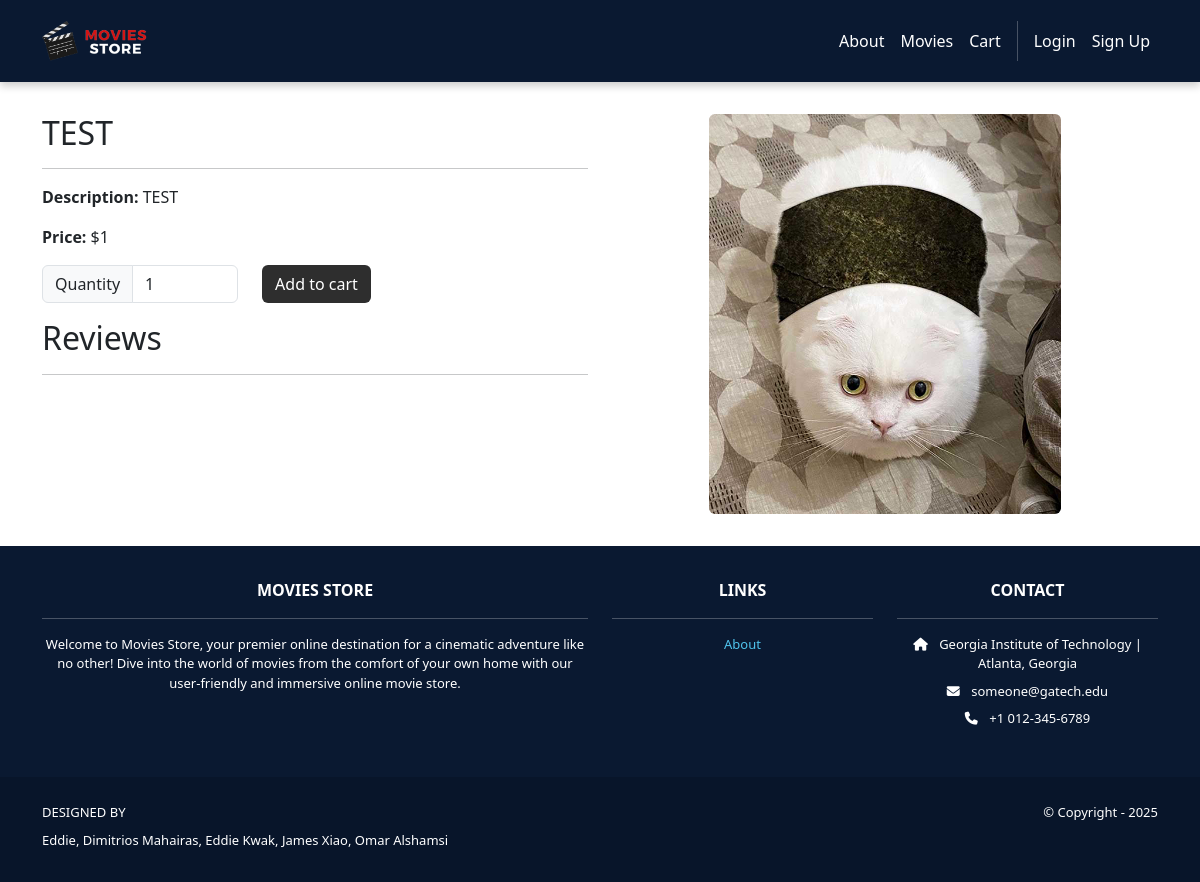
/movies/2/, run on an earlier commit of the app's database.
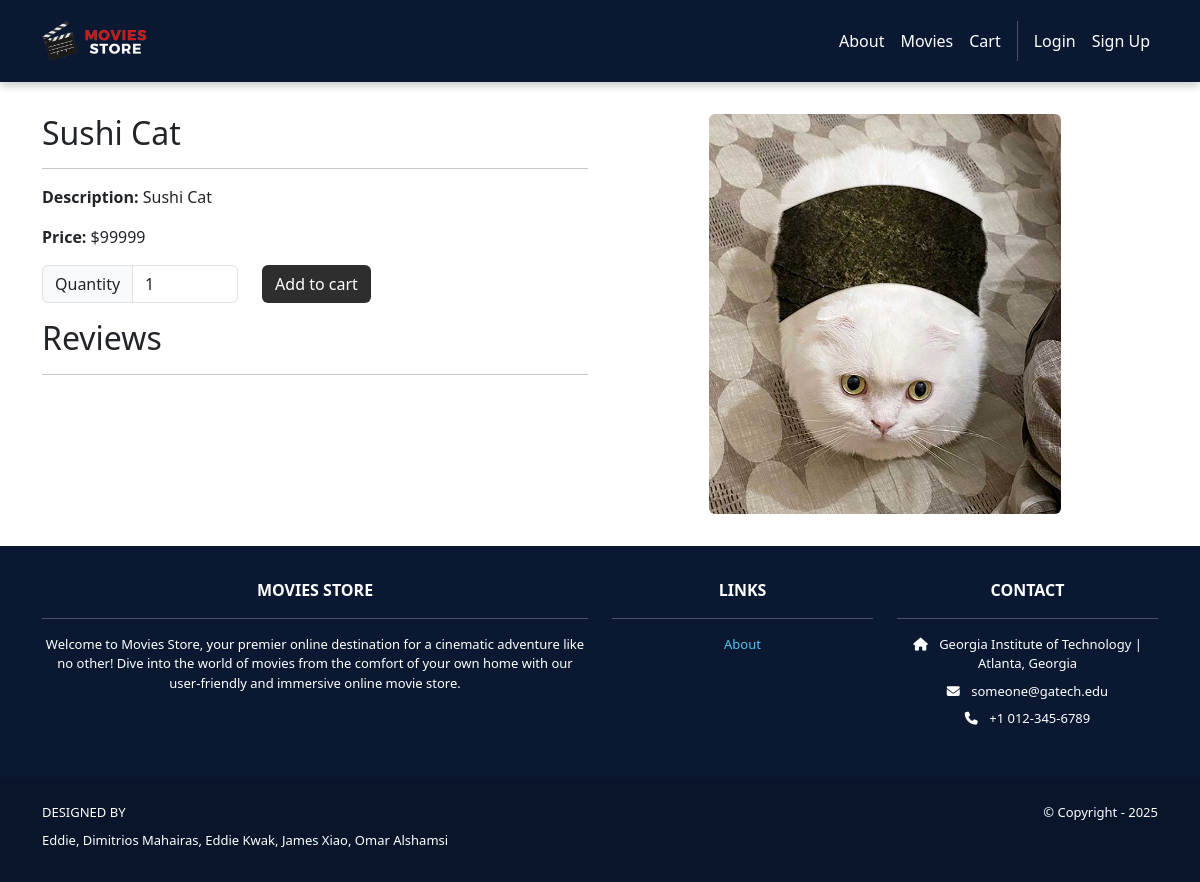
And on a later commit of the database.
### movies/models.py (models this page shows, shortened)
class Movie(models.Model):
    id = models.AutoField(primary_key=True)
    name = models.CharField(max_length=255)
    price = models.IntegerField()
    description = models.TextField()
    image = models.ImageField(upload_to='movie_images/')

### movies/views.py (the view)
# urls.py: path('<int:id>/', views.show, name='movies.show'),
def show(request, id):
    movie = Movie.objects.get(id=id)
    reviews = Review.objects.filter(movie=movie)
    template_data = {}
    template_data['title'] = movie.name
    template_data['movie'] = movie
    template_data['reviews'] = reviews
    return render(request, 'movies/show.html', {'template_data': template_data})

### movies/templates/movies/show.html (shortened to what this page needs)
{% extends 'base.html' %}
{% block content %}
{% load static %}
<div class="p-3">
  <div class="container">
    <div class="row mt-3">
      <div class="col-md-6 mx-auto mb-3">
        <h2>{{ template_data.movie.name }}</h2>
        <hr />
        <p><b>Description:</b> {{ template_data.movie.description }}</p>
        <p><b>Price:</b> ${{ template_data.movie.price }}</p>
<p class="card-text">
 <form method="post"
 action="{% url 'cart.add' id=template_data.movie.id %}">
 <div class="row">
 <div class="col-auto">
 <div class="input-group col-auto">
 <div class="input-group-text">Quantity
 </div>
 <input type="number" min="1" max="10"
 class="form-control quantity-input"
name="quantity" value="1">
 </div>
 </div>
 <div class="col-auto">
 <button class="btn bg-dark text-white"
 type="submit">Add to cart</button>
 </div>
 </div>
 </form>
 </p>
        <h2>Reviews</h2>
        <hr />
      </div>
      <div class="col-md-6 mx-auto mb-3 text-center">
        <img src="{{ template_data.movie.image.url }}" class="rounded img-card-400" />
      </div>
    </div>
  </div>
</div>
{% endblock content %}

What changed in the data, as far as the page shows it:
changed Movie: movie.name "TEST" → "Sushi Cat"; movie.description "TEST" → "Sushi Cat"; movie.price "1" → "99999"
